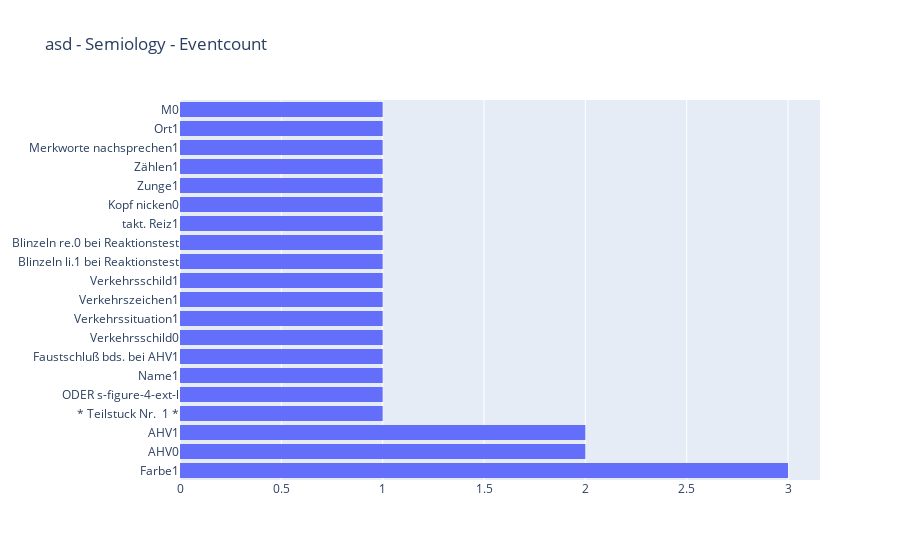

This figure's notebook cell:
### Code cell
def plot_interactive_eventcount(df=None, mode=None, source=None):
    fig = go.Figure(
        data=[go.Histogram(y=df["description"], 
                            histfunc="count",
                            orientation="h")]
                    )
    fig.update_yaxes(categoryorder="total descending")
    fig.update_layout(title=(source + " - " + mode + " - Eventcount"))
    return fig
plot_interactive_eventcount(t_events, mode="Semiology", source= "asd")

### Figure 1 — Plotly figure (JSON) as saved in the notebook; plotly's stock layout.template omitted (floating-point values rounded to 4 significant figures)
{"data": [{"histfunc": "count", "orientation": "h", "type": "histogram", "y": ["* Teilstuck Nr.  1 *", "ODER s-figure-4-ext-l", "Name1", "Faustschluß bds. bei AHV1", "Verkehrsschild0", "Farbe1", "Verkehrssituation1", "Verkehrszeichen1", "Verkehrsschild1", "Blinzeln li.1 bei Reaktionstest", "Blinzeln re.0 bei Reaktionstest", "takt. Reiz1", "Kopf nicken0", "Farbe1", "Zunge1", "AHV0", "Zählen1", "AHV0", "Farbe1", "Merkworte nachsprechen1", "AHV1", "Ort1", "AHV1", "M0"]}], "layout": {"title": {"text": "asd - Semiology - Eventcount"}, "yaxis": {"categoryorder": "total descending"}}}
